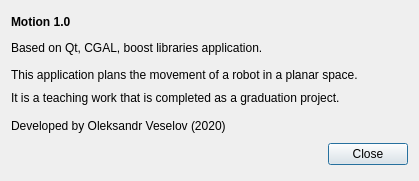
<?xml version="1.0" encoding="UTF-8"?>
<ui version="4.0">
 <class>Dialog</class>
 <widget class="QDialog" name="Dialog">
  <property name="geometry">
   <rect>
    <x>0</x>
    <y>0</y>
    <width>419</width>
    <height>181</height>
   </rect>
  </property>
  <property name="windowTitle">
   <string>About Motion </string>
  </property>
  <layout class="QGridLayout" name="gridLayout">
   <item row="1" column="0" colspan="3">
    <layout class="QHBoxLayout">
     <property name="spacing">
      <number>6</number>
     </property>
     <property name="leftMargin">
      <number>0</number>
     </property>
     <property name="topMargin">
      <number>0</number>
     </property>
     <property name="rightMargin">
      <number>0</number>
     </property>
     <property name="bottomMargin">
      <number>0</number>
     </property>
     <item>
      <spacer>
       <property name="orientation">
        <enum>Qt::Horizontal</enum>
       </property>
       <property name="sizeHint" stdset="0">
        <size>
         <width>131</width>
         <height>31</height>
        </size>
       </property>
      </spacer>
     </item>
     <item>
      <widget class="QPushButton" name="okButton">
       <property name="text">
        <string>Close</string>
       </property>
      </widget>
     </item>
    </layout>
   </item>
   <item row="0" column="0" colspan="3">
    <layout class="QVBoxLayout" name="verticalLayout" stretch="0,0,0,0">
     <property name="sizeConstraint">
      <enum>QLayout::SetFixedSize</enum>
     </property>
     <item>
      <widget class="QLabel" name="appName">
       <property name="font">
        <font>
         <weight>75</weight>
         <bold>true</bold>
        </font>
       </property>
       <property name="text">
        <string>Motion 1.0</string>
       </property>
      </widget>
     </item>
     <item>
      <widget class="QLabel" name="libs">
       <property name="text">
        <string>Based on Qt, CGAL, boost libraries application.</string>
       </property>
      </widget>
     </item>
     <item>
      <widget class="QLabel" name="label">
       <property name="text">
        <string>This application plans the movement of a robot in a planar space.</string>
       </property>
      </widget>
     </item>
     <item>
      <widget class="QLabel" name="asis">
       <property name="autoFillBackground">
        <bool>false</bool>
       </property>
       <property name="text">
        <string>It is a teaching work that is completed as a graduation project.

Developed by Oleksandr Veselov (2020)</string>
       </property>
       <property name="textFormat">
        <enum>Qt::AutoText</enum>
       </property>
       <property name="scaledContents">
        <bool>false</bool>
       </property>
       <property name="wordWrap">
        <bool>true</bool>
       </property>
      </widget>
     </item>
    </layout>
   </item>
  </layout>
 </widget>
 <resources/>
 <connections>
  <connection>
   <sender>okButton</sender>
   <signal>clicked()</signal>
   <receiver>Dialog</receiver>
   <slot>accept()</slot>
   <hints>
    <hint type="sourcelabel">
     <x>278</x>
     <y>253</y>
    </hint>
    <hint type="destinationlabel">
     <x>96</x>
     <y>254</y>
    </hint>
   </hints>
  </connection>
 </connections>
</ui>
